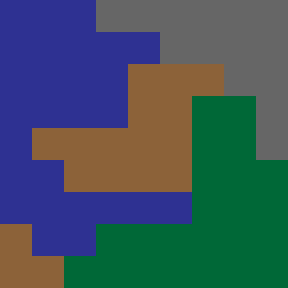

A 2D game scene composited from a Tiled map and its tileset images. What follows is a short description and the map's XML, with each tile layer's data collapsed to a summary:
An orthogonal 9x9 tile map with 32x32 px tiles, 1 tile layer (Tile Layer 1).

<map version="1.2" tiledversion="1.2.3" orientation="orthogonal" renderorder="right-down" width="9" height="9" tilewidth="32" tileheight="32" infinite="0" nextlayerid="2" nextobjectid="1">
 <tileset firstgid="1" name="terrain" tilewidth="32" tileheight="32" tilecount="4" columns="0">
  <grid orientation="orthogonal" width="1" height="1" />
  <tile id="0">
   <image width="32" height="32" source="earth.png" />
  </tile>
  <tile id="1">
   <image width="32" height="32" source="sea.png" />
  </tile>
  <tile id="2">
   <image width="32" height="32" source="mountain.png" />
  </tile>
  <tile id="3">
   <image width="32" height="32" source="forest.png" />
  </tile>
 </tileset>
 <layer id="1" name="Tile Layer 1" width="9" height="9">
  <data>[81 cells, 81 non-empty, 4 distinct tile ids]</data>
 </layer>
</map>
